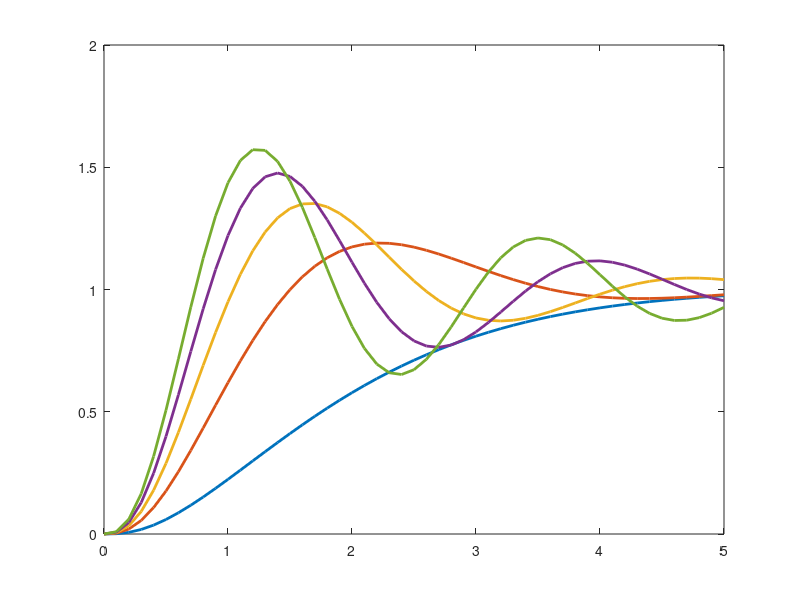

This figure's MATLAB source:
clc; close all;
numG = 8;
denG = [1 10 16];
G = tf(numG, denG);
t = 0:0.1:5;

Kp = 1:2:9;
for i = 1:length(Kp)
    numD = Kp(i);
    denD = [1, 0];
    D = tf(numD, denD);
    cltf = feedback(D*G, 1);
    y(:, i) = step(cltf, t);
end

plot(t, y, 'LineWidth', 2);
